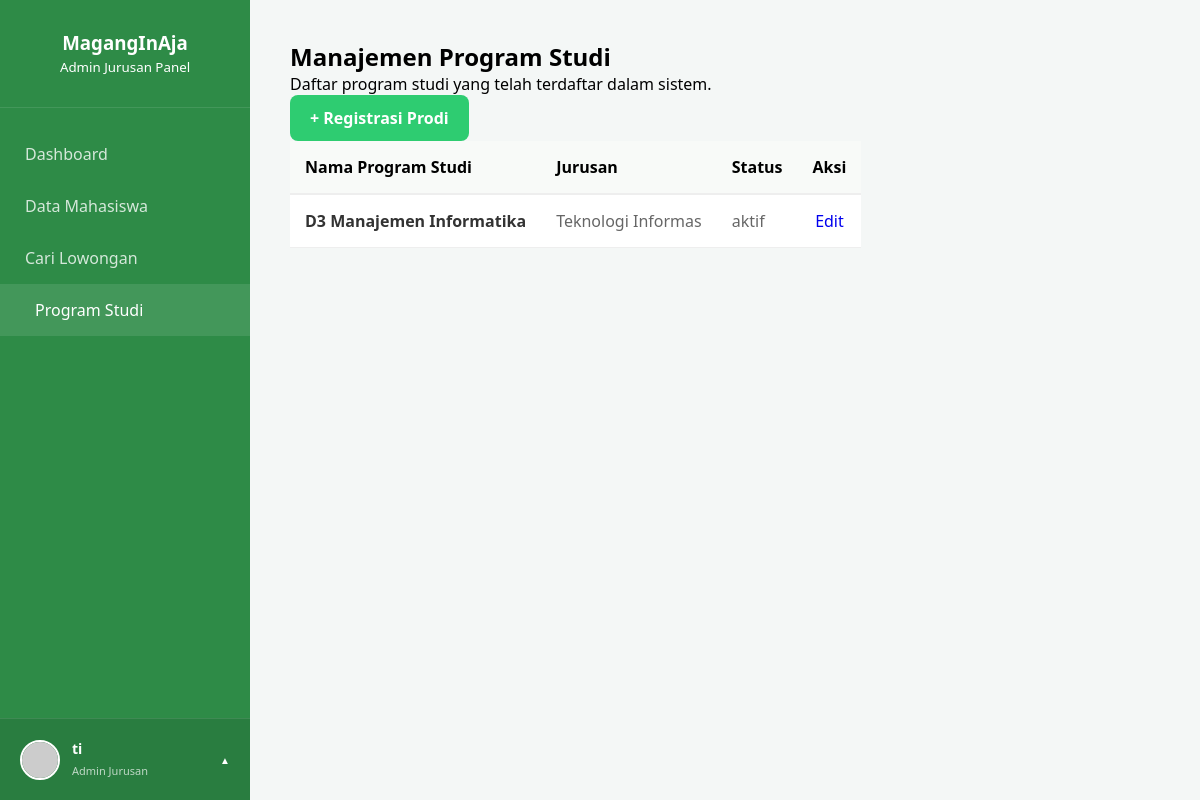
The app's page /jurusan/register_prodi/data_prodi.php (signed in), older data.
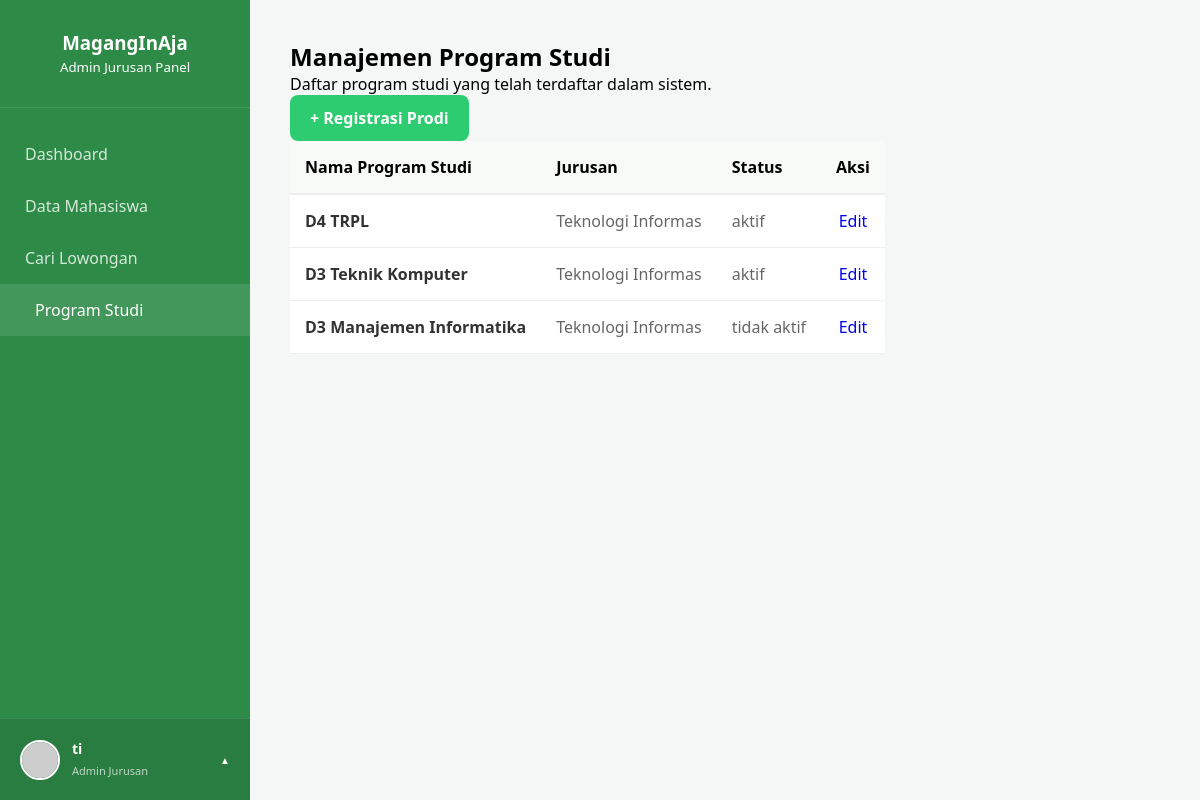
The same page, newer data.
### tables this page shows
CREATE TABLE `prodi` (
  `id_prodi` int(11) NOT NULL,
  `id_jurusan` int(11) NOT NULL,
  `nama_prodi` varchar(100) NOT NULL,
  `status` enum('aktif','tidak aktif') NOT NULL
);

CREATE TABLE `jurusan` (
  `id_jurusan` int(11) NOT NULL,
  `id_user` int(11) NOT NULL,
  `kode` varchar(20) NOT NULL,
  `nama_jurusan` varchar(150) NOT NULL,
  `keterangan` text NOT NULL
);

### config.php (called while the page is built, shortened)
<?php
$base_url = "http://localhost/MagangInAja/";

### jurusan/register_prodi/data_prodi.php (the view)
<?php
require_once '../../templates/header_jurusan.php';
$query = "SELECT prodi.*, jurusan.nama_jurusan FROM prodi JOIN jurusan ON prodi.id_jurusan = jurusan.id_jurusan JOIN users ON users.id_user = jurusan.id_user WHERE users.id_user = '$id_user' ORDER BY id_prodi DESC";
$result = mysqli_query($conn, $query);
?>
<link rel="stylesheet" href="<?= $base_url; ?>css/data_prodi.css">
<main class="main-content">
    <div class="table-header">
        <div>
            <h2 class="page-title">Manajemen Program Studi</h2>
            <p class="page-subtitle">Daftar program studi yang telah terdaftar dalam sistem.</p>
        </div>
        <a href="register.php" class="btn-theme-green"> + Registrasi Prodi</a>
    </div>
    <div class="data-container" style="overflow-x: auto;">
        <table class="company-table" style="width: 100%; border-collapse: collapse; background: white;">
            <thead>
                <tr style="background: #f8faf8; border-bottom: 2px solid #eee;">
                    <th style="padding: 15px; text-align: left;">Nama Program Studi</th>
                    <th style="padding: 15px; text-align: left;">Jurusan</th>
                    <th style="padding: 15px; text-align: left;">Status</th>
                    <th style="padding: 15px; text-align: center;">Aksi</th>
                </tr>
            </thead>
            <tbody>
                <?php if (mysqli_num_rows($result) > 0): ?>
                    <?php while($row = mysqli_fetch_assoc($result)): ?>
                        <tr style="border-bottom: 1px solid #eee; transition: 0.3s;">
                            <td style="padding: 15px; font-weight: 600; color: #333;"><?= htmlspecialchars($row['nama_prodi']); ?></td>
                            <td style="padding: 15px; color: #666;"><?= htmlspecialchars($row['nama_jurusan']); ?></td>
                            <td style="padding: 15px; color: #666;"><?= htmlspecialchars($row['status']); ?></td>
                            <td style="padding: 15px; text-align: center;">
                                <div style="display: flex; gap: 8px; justify-content: center;">
                                    <a href="edit_prodi.php?id=<?= $row['id_prodi']; ?>" class="btn-edit" style="text-decoration: none;">Edit</a>
                                </div>
                            </td>
                        </tr>
                    <?php endwhile; ?>
                <?php else: ?>
                    <tr>
                        <td colspan="5" style="padding: 40px; text-align: center; color: #999;">Belum ada data perusahaan.</td>
                    </tr>
                <?php endif; ?>
            </tbody>
        </table>

### templates/header_jurusan.php (shortened to what this page needs)
<?php
require_once __DIR__ . '/../config.php';
require_once __DIR__ . '/../auth/auth_jurusan.php';
$id_user = $_SESSION['user_id'];
?>
<!DOCTYPE html>
<html lang="en">
<head>
    <link rel="stylesheet" href="<?= $base_url; ?>css/jurusan.css">
</head>
<body>
<div class="admin-container">
    <aside class="sidebar">
        <div class="sidebar-header">
            <h3>MagangInAja</h3>
            <small>Admin Jurusan Panel</small>
        </div>
        <ul class="sidebar-menu">
            <li>
                <a href="<?= $base_url; ?>dashboard/dashboard_jurusan.php"
                   class="<?= basename($_SERVER['PHP_SELF']) == 'dashboard_jurusan.php' ? 'active' : ''; ?>">
                   Dashboard
                </a>
            </li>
            <li>
                <a href="<?= $base_url; ?>jurusan/data_mahasiswa/<?= $link_data_mhs; ?>"
                   class="<?= (basename($_SERVER['PHP_SELF']) == 'data_mahasiswa.php' || basename($_SERVER['PHP_SELF']) == 'form_data_mahasiswa.php') ? 'active' : ''; ?>">
                   Data Mahasiswa
                </a>
            </li>
            <li>
                <a href="<?= $base_url; ?>mahasiswa/lowongan.php"
                   class="<?= basename($_SERVER['PHP_SELF']) == 'lowongan.php' ? 'active' : ''; ?>">
                   Cari Lowongan
                </a>
            </li>
            <li>
                <a href="<?= $base_url; ?>jurusan/register_prodi/data_prodi.php"
                   class="<?= basename($_SERVER['PHP_SELF']) == 'data_prodi.php' ? 'active' : ''; ?>">
                   Program Studi
                </a>
            </li>
        </ul>
        <div class="sidebar-footer">
            <div class="user-profile-toggle" onclick="toggleProfileMenu(event)">
                <img src="<?= $base_url; ?>img/profile_jurusan/<?= $_SESSION['foto'] ?? 'default.png'; ?>"
                     class="mini-avatar"
                     onerror="this.src='https://ui-avatars.com/api/?name=<?= $_SESSION['username']; ?>&background=fff&color=2E8B47'"
                     alt="User">
                <div class="user-details">
                    <span class="user-name"><?= $_SESSION['username'] ?? 'Admin Jurusan'; ?></span>
                    <span class="user-role">Admin Jurusan</span>
                </div>
                <span class="chevron-icon">▲</span>
            </div>
        </div>
    </aside>

### css/jurusan.css (style rules this page uses)
:root { --primary-green: #2E8B47; --sidebar-width: 250px; }
* { margin: 0; padding: 0; box-sizing: border-box; font-family: 'Segoe UI', sans-serif; }
body { background-color: #f4f7f6; display: flex; }
.sidebar { width: var(--sidebar-width); background: var(--primary-green); height: 100vh; position: fixed; display: flex; flex-direction: column; color: white; z-index: 1000; }
.sidebar-header { padding: 30px 20px; text-align: center; border-bottom: 1px solid rgba(255,255,255,0.1); }
.sidebar-menu { list-style: none; padding: 20px 0; flex-grow: 1; }
.sidebar-menu li a { padding: 15px 25px; display: block; color: rgba(255,255,255,0.8); text-decoration: none; transition: 0.3s; }
.sidebar-menu li a:hover, .sidebar-menu li a.active { background: rgba(255,255,255,0.1); color: white; padding-left: 35px; }
.sidebar-footer { position: relative; padding: 15px; background: rgba(0,0,0,0.1); border-top: 1px solid rgba(255,255,255,0.1); }
.user-profile-toggle { display: flex; align-items: center; gap: 12px; cursor: pointer; padding: 5px; border-radius: 8px; transition: 0.3s; }
.mini-avatar { width: 40px; height: 40px; border-radius: 50%; border: 2px solid white; }
.user-details { flex: 1; overflow: hidden; }
.user-name { display: block; font-size: 14px; font-weight: 600; white-space: nowrap; text-overflow: ellipsis; }
.user-role { font-size: 11px; opacity: 0.7; }
.chevron-icon { font-size: 10px; transition: 0.3s; }
.admin-container { display: flex; min-height: 100vh; }
.main-content { margin-left: 250px; flex: 1; display: flex; flex-direction: column; min-height: 100vh; padding: 40px; box-sizing: border-box; }

### css/data_prodi.css (style rules this page uses)
.btn-theme-green { display: inline-flex; align-items: center; justify-content: center; padding: 12px 20px; background-color: #2ecc71; color: #fff; border-radius: 8px; text-decoration: none; font-weight: 600; transition: 0.3s ease; cursor: pointer; }

Row changes from the older to the newer data that the page shows:
added prodi: nama_prodi "D4 TRPL", id_jurusan.nama_jurusan "Teknologi Informas", status "aktif"
added prodi: nama_prodi "D3 Teknik Komputer", id_jurusan.nama_jurusan "Teknologi Informas", status "aktif"
changed prodi "D3 Manajemen Informatika": status "aktif" → "tidak aktif"
